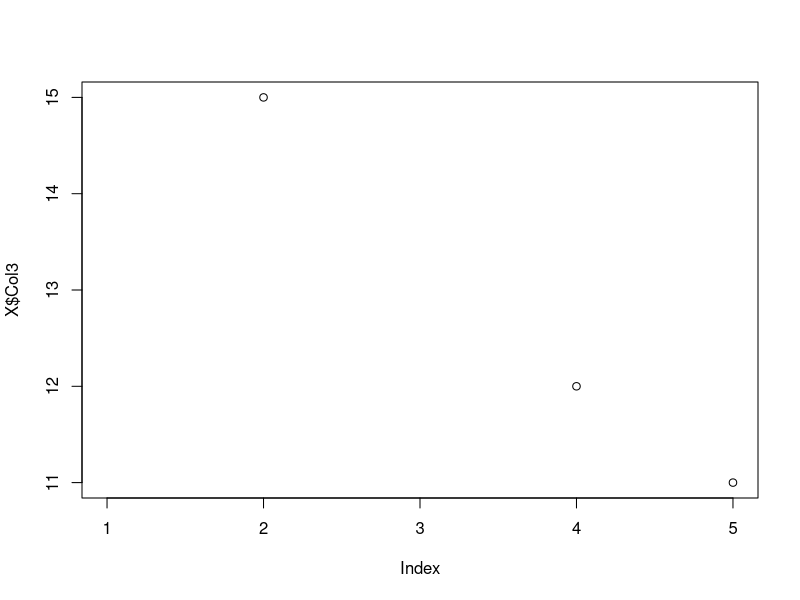

The R source for this figure:
set.seed(13435)

X <-data.frame("Col1" = sample(1:5), "Col2" = sample(6:10), "Col3" = sample(11:15))
X$Col3[c(1,3)] = NA

X

plot(X$Col3)

# To Sort in Ascending
sort(X$Col1)

# To Sort Descending
sort(X$Col1, decreasing = TRUE)

# Move NA values to last
sort(X$Col3,na.last = TRUE)

# Order Based on a Column
X
order(X$Col2)
X[order(X$Col2),]
X[5,2] = 10
X
X[order(X$Col2, X$Col3),]

# A package to do the sorting
library(plyr)
arrange(X,desc(Col2))


# Ading Rows and columns
# rnorm is a random normal vector generation function

X$Col4 = rnorm(5)
X
